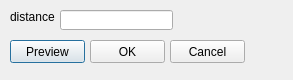
<?xml version="1.0" encoding="UTF-8"?>
<ui version="4.0">
 <class>DuplicateDialog</class>
 <widget class="QDialog" name="DuplicateDialog">
  <property name="geometry">
   <rect>
    <x>0</x>
    <y>0</y>
    <width>293</width>
    <height>80</height>
   </rect>
  </property>
  <property name="windowTitle">
   <string>Duplicate</string>
  </property>
  <widget class="QPushButton" name="previewButton">
   <property name="geometry">
    <rect>
     <x>10</x>
     <y>40</y>
     <width>75</width>
     <height>23</height>
    </rect>
   </property>
   <property name="text">
    <string>Preview</string>
   </property>
  </widget>
  <widget class="QLabel" name="label">
   <property name="geometry">
    <rect>
     <x>10</x>
     <y>10</y>
     <width>47</width>
     <height>13</height>
    </rect>
   </property>
   <property name="text">
    <string>distance :</string>
   </property>
  </widget>
  <widget class="QLineEdit" name="distanceEdit">
   <property name="geometry">
    <rect>
     <x>60</x>
     <y>10</y>
     <width>113</width>
     <height>20</height>
    </rect>
   </property>
   <property name="inputMask">
    <string/>
   </property>
  </widget>
  <widget class="QPushButton" name="okButton">
   <property name="geometry">
    <rect>
     <x>90</x>
     <y>40</y>
     <width>75</width>
     <height>23</height>
    </rect>
   </property>
   <property name="text">
    <string>OK</string>
   </property>
  </widget>
  <widget class="QPushButton" name="cancelButton">
   <property name="geometry">
    <rect>
     <x>170</x>
     <y>40</y>
     <width>75</width>
     <height>23</height>
    </rect>
   </property>
   <property name="text">
    <string>Cancel</string>
   </property>
  </widget>
 </widget>
 <resources/>
 <connections/>
</ui>
